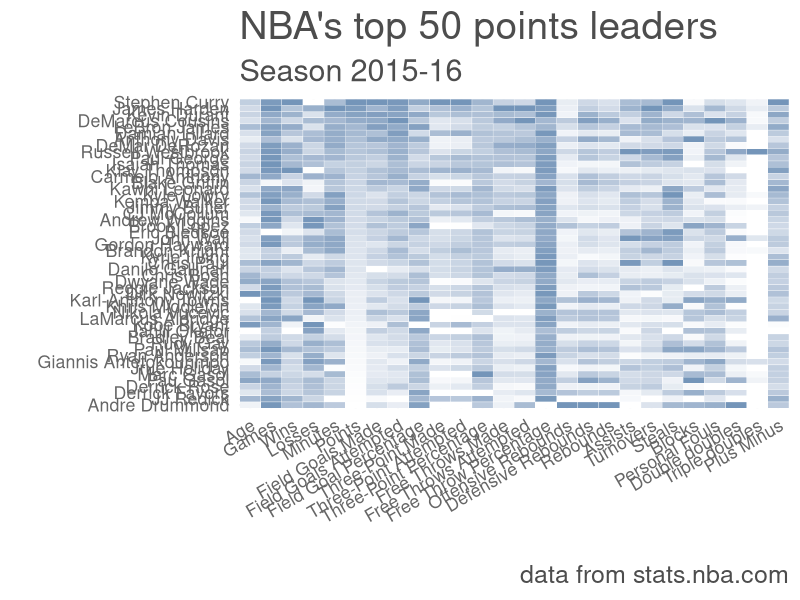
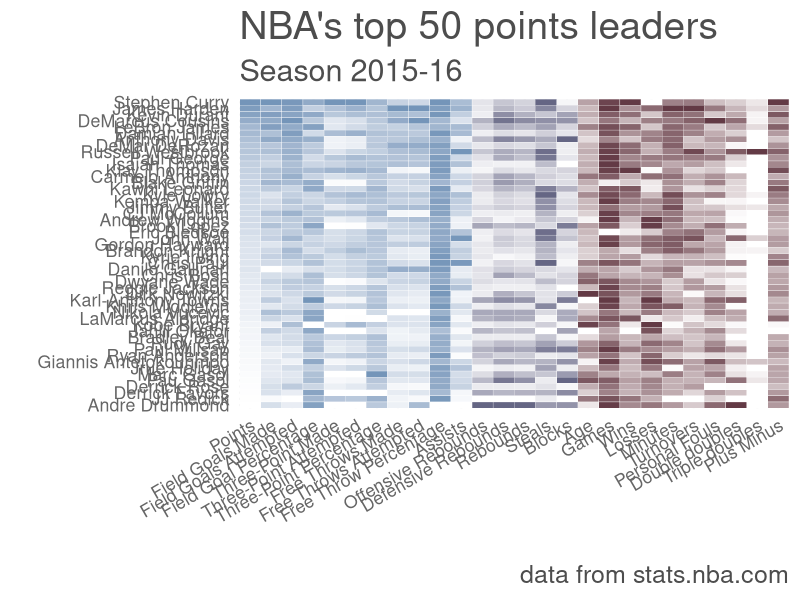

Source code (R) for these figures, in order:
library("dplyr")
library("ggplot2")

# Load the dataset.
nba <- read.table("nba_top50_2016.txt", sep = ";",
                  header = TRUE, stringsAsFactors = FALSE)
str(nba)

# Drop "TEAM" which is a variable of type character, reshape the dataset
# to long format and rescale the value between 0 and 1 by variable.
nba_long <- nba %>%
  select(-TEAM) %>%
  reshape2::melt(id.vars = "PLAYER") %>%
  group_by(variable) %>%
  mutate(rescale_value = scales::rescale(value)) %>%
  ungroup()

# A vector of labels.
labels = c("Age", "Games", "Wins", "Losses", "Minutes",
           "Points", "Field Goals Made", "Field Goals Attempted",
           "Field Goal Percentage", "Three-Point Made",
           "Three-Point Attempted", "Three-Point Percentage",
           "Free Throws Made", "Free Throws Attempted",
           "Free Throw Percentage", "Offensive Rebounds",
           "Defensive Rebounds", "Rebounds", "Assists", "Turnovers",
           "Steals", "Blocks", "Personal Fouls", "Double doubles",
           "Triple doubles", "Plus Minus")

# Plot the heatmap and tweak a bit the theme.
ggplot(nba_long, aes(x = variable, y = PLAYER)) +
  geom_tile(aes(fill = rescale_value), colour = "white") +
  scale_fill_gradient(low = "white", high = "#7495b9") +
  scale_x_discrete(labels = labels, expand = c(0, 0)) +
  scale_y_discrete(limits = arrange(nba, PTS)[["PLAYER"]],
                   expand = c(0, 0)) +
  labs(title = "NBA's top 50 points leaders", subtitle = "Season 2015-16",
       caption = "data from stats.nba.com", x = "", y = "") +
  theme_minimal(base_size = 16) +
  theme(legend.position = "none",
        axis.ticks = element_blank(),
        axis.text.x = element_text(angle = 30, hjust = 1, color = "grey40"),
        axis.text.y = element_text(color = "grey40"),
        plot.title = element_text(size = 28, color = "grey30"),
        plot.subtitle = element_text(size = 22, color = "grey30"),
        plot.caption = element_text(size = 18, color = "grey30"))

# -----

# We would like to use a different color for each group of statistics (offense,
# defense, other). But using different gradient colors for different categories
# is not that easy in ggplot2.
# A way to get to do it is to scale each group of variables into different
# ranges that don't overlap and then use scale_fill_gradientn to map
# each of these regions to different color gradients.

# Split up the variables in three sets.
offense <- c("PTS", "FGM", "FGA", "FG_per", "X3PM",
             "X3PA", "X3P_per", "FTM", "FTA", "FT_per", "AST")
defense <- c("OREB", "DREB", "REB", "STL", "BLK")
other <- c("AGE", "GP", "W", "L", "MIN", "TOV",
           "PF", "DD2", "TD3", "plus_minus")

labels = c("Points", "Field Goals Made", "Field Goals Attempted",
           "Field Goal Percentage", "Three-Point Made",
           "Three-Point Attempted", "Three-Point Percentage",
           "Free Throws Made", "Free Throws Attempted",
           "Free Throw Percentage", "Assists", "Offensive Rebounds",
           "Defensive Rebounds", "Rebounds", "Steals", "Blocks",
           "Age", "Games", "Wins", "Losses", "Minutes", "Turnovers",
           "Personal Fouls", "Double doubles", "Triple doubles", "Plus Minus")

# Create a variable "group_" that takes a different value (0, 1 or 2)
# for each set of statistics and a variable "rescale_offset" that scales each
# group of variables to non-overlapping ranges (0-1, 100-101 and 200-201).
nba_long <- nba_long %>%
  mutate(group_ = case_when(.$variable %in% offense ~ 0,
                            .$variable %in% defense ~ 1,
                            .$variable %in% other ~ 2),
         rescale_offset = rescale_value + 100 * group_)

gradientn <- range(nba_long$rescale_value) + rep(c(0, 100, 200), each = 2)
colors <- c("white", "#7495b9", "white", "#656684", "white", "#633a45")

# Plot the heatmap with a different color for each set of stats and
# order the variables by group.
ggplot(nba_long, aes(variable, PLAYER)) +
  geom_tile(aes(fill = rescale_offset), colour = "white") +
  scale_fill_gradientn(colours = colors,
                       values = scales::rescale(gradientn)) +
  scale_x_discrete(limits = c(offense, defense, other), labels = labels,
                   expand = c(0, 0)) +
  scale_y_discrete(limits = arrange(nba, PTS)[["PLAYER"]],
                   expand = c(0, 0)) +
  labs(title = "NBA's top 50 points leaders", subtitle = "Season 2015-16",
       caption = "data from stats.nba.com", x = "", y = "") +
  theme_minimal(base_size = 16) +
  theme(legend.position = "none",
        axis.ticks = element_blank(),
        axis.text.x = element_text(angle = 30, hjust = 1, color = "grey40"),
        axis.text.y = element_text(color = "grey40"),
        plot.title = element_text(size = 28, color = "grey30"),
        plot.subtitle = element_text(size = 22, color = "grey30"),
        plot.caption = element_text(size = 18, color = "grey30"))
